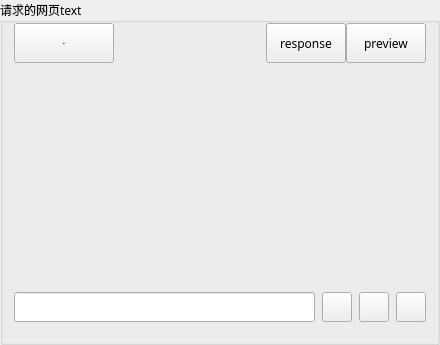
              <widget class="QGroupBox" name="groupBox_getUrl_getResult">
               <property name="minimumSize">
                <size>
                 <width>440</width>
                 <height>345</height>
                </size>
               </property>
               <property name="font">
                <font>
                 <family>Microsoft YaHei</family>
                </font>
               </property>
               <property name="title">
                <string>请求的网页text</string>
               </property>
               <layout class="QVBoxLayout" name="vlayout_getUrl_getResult">
                <property name="spacing">
                 <number>0</number>
                </property>
                <property name="leftMargin">
                 <number>11</number>
                </property>
                <property name="topMargin">
                 <number>0</number>
                </property>
                <property name="rightMargin">
                 <number>11</number>
                </property>
                <property name="bottomMargin">
                 <number>20</number>
                </property>
                <item>
                 <widget class="QFrame" name="frame_xpath_right">
                  <property name="frameShape">
                   <enum>QFrame::NoFrame</enum>
                  </property>
                  <property name="frameShadow">
                   <enum>QFrame::Raised</enum>
                  </property>
                  <layout class="QHBoxLayout" name="hlayout_xpath_right">
                   <property name="spacing">
                    <number>0</number>
                   </property>
                   <property name="leftMargin">
                    <number>0</number>
                   </property>
                   <property name="topMargin">
                    <number>0</number>
                   </property>
                   <property name="rightMargin">
                    <number>0</number>
                   </property>
                   <property name="bottomMargin">
                    <number>0</number>
                   </property>
                   <item>
                    <widget class="QPushButton" name="btn_getUrl_implement">
                     <property name="sizePolicy">
                      <sizepolicy hsizetype="Minimum" vsizetype="Fixed">
                       <horstretch>0</horstretch>
                       <verstretch>0</verstretch>
                      </sizepolicy>
                     </property>
                     <property name="minimumSize">
                      <size>
                       <width>100</width>
                       <height>40</height>
                      </size>
                     </property>
                     <property name="maximumSize">
                      <size>
                       <width>100</width>
                       <height>44</height>
                      </size>
                     </property>
                     <property name="font">
                      <font>
                       <family>Microsoft YaHei</family>
                       <pointsize>-1</pointsize>
                       <underline>false</underline>
                       <strikeout>false</strikeout>
                      </font>
                     </property>
                     <property name="text">
                      <string>执行</string>
                     </property>
                    </widget>
                   </item>
                   <item>
                    <spacer name="horizontalSpacer">
                     <property name="orientation">
                      <enum>Qt::Horizontal</enum>
                     </property>
                     <property name="sizeHint" stdset="0">
                      <size>
                       <width>40</width>
                       <height>20</height>
                      </size>
                     </property>
                    </spacer>
                   </item>
                   <item>
                    <widget class="QPushButton" name="btn_getUrl_getResult_response">
                     <property name="sizePolicy">
                      <sizepolicy hsizetype="Minimum" vsizetype="Fixed">
                       <horstretch>0</horstretch>
                       <verstretch>0</verstretch>
                      </sizepolicy>
                     </property>
                     <property name="minimumSize">
                      <size>
                       <width>80</width>
                       <height>40</height>
                      </size>
                     </property>
                     <property name="maximumSize">
                      <size>
                       <width>80</width>
                       <height>40</height>
                      </size>
                     </property>
                     <property name="font">
                      <font>
                       <family>Microsoft YaHei</family>
                       <underline>false</underline>
                       <strikeout>false</strikeout>
                      </font>
                     </property>
                     <property name="text">
                      <string>response</string>
                     </property>
                    </widget>
                   </item>
                   <item>
                    <widget class="QPushButton" name="btn_getUrl_getResult_preview">
                     <property name="sizePolicy">
                      <sizepolicy hsizetype="Minimum" vsizetype="Fixed">
                       <horstretch>0</horstretch>
                       <verstretch>0</verstretch>
                      </sizepolicy>
                     </property>
                     <property name="minimumSize">
                      <size>
                       <width>80</width>
                       <height>40</height>
                      </size>
                     </property>
                     <property name="maximumSize">
                      <size>
                       <width>80</width>
                       <height>40</height>
                      </size>
                     </property>
                     <property name="font">
                      <font>
                       <family>Microsoft YaHei</family>
                       <underline>false</underline>
                       <strikeout>false</strikeout>
                      </font>
                     </property>
                     <property name="text">
                      <string>preview</string>
                     </property>
                    </widget>
                   </item>
                  </layout>
                 </widget>
                </item>
                <item>
                 <widget class="QStackedWidget" name="stackedWidget_getResult">
                  <property name="currentIndex">
                   <number>0</number>
                  </property>
                  <widget class="QWidget" name="page_response">
                   <layout class="QVBoxLayout" name="vlayout_response">
                    <property name="spacing">
                     <number>0</number>
                    </property>
                    <property name="leftMargin">
                     <number>0</number>
                    </property>
                    <property name="topMargin">
                     <number>0</number>
                    </property>
                    <property name="rightMargin">
                     <number>0</number>
                    </property>
                    <property name="bottomMargin">
                     <number>0</number>
                    </property>
                   </layout>
                  </widget>
                  <widget class="QWidget" name="page_preview">
                   <layout class="QVBoxLayout" name="vlayout_preview">
                    <property name="spacing">
                     <number>0</number>
                    </property>
                    <property name="leftMargin">
                     <number>0</number>
                    </property>
                    <property name="topMargin">
                     <number>0</number>
                    </property>
                    <property name="rightMargin">
                     <number>0</number>
                    </property>
                    <property name="bottomMargin">
                     <number>0</number>
                    </property>
                   </layout>
                  </widget>
                 </widget>
                </item>
                <item>
                 <widget class="QFrame" name="frame_findtext">
                  <property name="font">
                   <font>
                    <family>Microsoft YaHei</family>
                   </font>
                  </property>
                  <property name="frameShape">
                   <enum>QFrame::NoFrame</enum>
                  </property>
                  <property name="frameShadow">
                   <enum>QFrame::Raised</enum>
                  </property>
                  <layout class="QHBoxLayout" name="hlayout_findtext">
                   <property name="spacing">
                    <number>7</number>
                   </property>
                   <property name="leftMargin">
                    <number>0</number>
                   </property>
                   <property name="topMargin">
                    <number>11</number>
                   </property>
                   <property name="rightMargin">
                    <number>0</number>
                   </property>
                   <property name="bottomMargin">
                    <number>0</number>
                   </property>
                   <item>
                    <widget class="QFrame" name="frame_getUserFindText">
                     <property name="font">
                      <font>
                       <family>Microsoft YaHei</family>
                      </font>
                     </property>
                     <property name="frameShape">
                      <enum>QFrame::NoFrame</enum>
                     </property>
                     <property name="frameShadow">
                      <enum>QFrame::Raised</enum>
                     </property>
                     <layout class="QHBoxLayout" name="hlayout_getUserFindText">
                      <property name="spacing">
                       <number>7</number>
                      </property>
                      <property name="leftMargin">
                       <number>0</number>
                      </property>
                      <property name="topMargin">
                       <number>0</number>
                      </property>
                      <property name="rightMargin">
                       <number>0</number>
                      </property>
                      <property name="bottomMargin">
                       <number>0</number>
                      </property>
                      <item>
                       <widget class="QLineEdit" name="lineEdit_getUserFindText">
                        <property name="minimumSize">
                         <size>
                          <width>0</width>
                          <height>0</height>
                         </size>
                        </property>
                        <property name="maximumSize">
                         <size>
                          <width>166666</width>
                          <height>35</height>
                         </size>
                        </property>
                        <property name="font">
                         <font>
                          <family>Microsoft YaHei</family>
                          <weight>50</weight>
                          <italic>false</italic>
                          <bold>false</bold>
                         </font>
                        </property>
                        <property name="styleSheet">
                         <string notr="true"/>
                        </property>
                        <property name="inputMethodHints">
                         <set>Qt::ImhNone</set>
                        </property>
                        <property name="text">
                         <string/>
                        </property>
                        <property name="dragEnabled">
                         <bool>false</bool>
                        </property>
                        <property name="readOnly">
                         <bool>false</bool>
                        </property>
                        <property name="clearButtonEnabled">
                         <bool>false</bool>
                        </property>
                       </widget>
                      </item>
                     </layout>
                    </widget>
                   </item>
                   <item>
                    <widget class="QPushButton" name="btn_getText_pre">
                     <property name="minimumSize">
                      <size>
                       <width>30</width>
                       <height>30</height>
                      </size>
                     </property>
                     <property name="maximumSize">
                      <size>
                       <width>30</width>
                       <height>30</height>
                      </size>
                     </property>
                     <property name="font">
                      <font>
                       <family>Microsoft YaHei</family>
                      </font>
                     </property>
                     <property name="text">
                      <string/>
                     </property>
                    </widget>
                   </item>
                   <item>
                    <widget class="QPushButton" name="btn_getText_next">
                     <property name="minimumSize">
                      <size>
                       <width>30</width>
                       <height>30</height>
                      </size>
                     </property>
                     <property name="maximumSize">
                      <size>
                       <width>30</width>
                       <height>30</height>
                      </size>
                     </property>
                     <property name="font">
                      <font>
                       <family>Microsoft YaHei</family>
                      </font>
                     </property>
                     <property name="text">
                      <string/>
                     </property>
                    </widget>
                   </item>
                   <item>
                    <widget class="QPushButton" name="btn_getText_close">
                     <property name="minimumSize">
                      <size>
                       <width>30</width>
                       <height>30</height>
                      </size>
                     </property>
                     <property name="maximumSize">
                      <size>
                       <width>30</width>
                       <height>30</height>
                      </size>
                     </property>
                     <property name="font">
                      <font>
                       <family>Microsoft YaHei</family>
                      </font>
                     </property>
                     <property name="text">
                      <string/>
                     </property>
                    </widget>
                   </item>
                  </layout>
                 </widget>
                </item>
               </layout>
              </widget>
